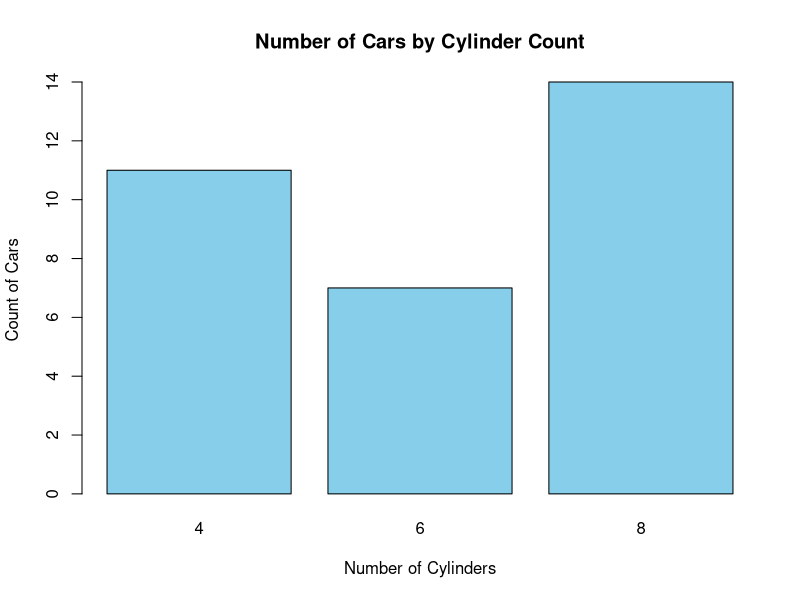
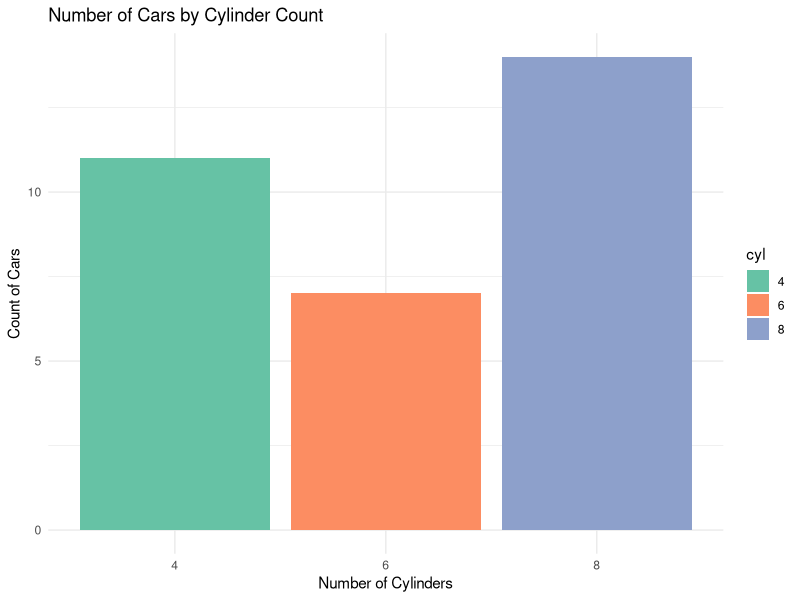
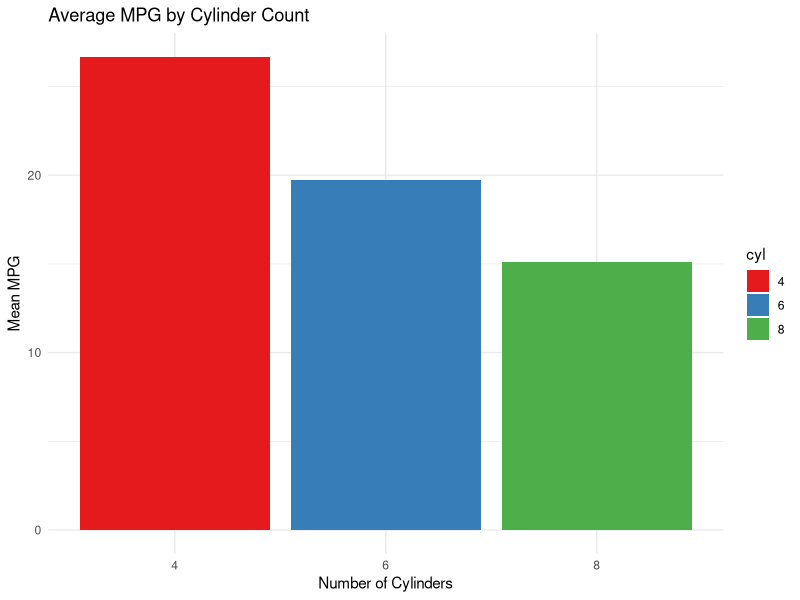

Write the R code that produced these figures, in order.
# Load ggplot2
library(ggplot2)

#Load the mtcars dataset
data (mtcars)

#View the first few rows
head (mtcars)

#Create a table of cylinder counts
cyl_counts <- table (mtcars$cyl)

#Create a bar chart
barplot (cyl_counts,
         main = "Number of Cars by Cylinder Count",
         xlab = "Number of Cylinders",
         ylab = "Count of Cars",
         col = "skyblue",
         border = "black")

# Convert cyl to a factor for categorical plotting
mtcars$cyl <- as.factor(mtcars$cyl)

# Create the bar chart
ggplot(mtcars, aes(x = cyl, fill = cyl)) +
  geom_bar() +
  labs(title = "Number of Cars by Cylinder Count",
       x = "Number of Cylinders",
       y = "Count of Cars") +
  scale_fill_brewer(palette = "Set2") +
  theme_minimal()

geom_bar(stat = "identity")

# Compute mean mpg per cylinder
mpg_by_cyl <- aggregate(mpg ~ cyl, data = mtcars, FUN = mean)
# Create the bar chart
ggplot(mpg_by_cyl, aes(x = cyl, y = mpg, fill = cyl)) +
  geom_bar(stat = "identity") +
  labs(title = "Average MPG by Cylinder Count",
       x = "Number of Cylinders",
       y = "Mean MPG") +
  scale_fill_brewer(palette = "Set1") +
  theme_minimal()